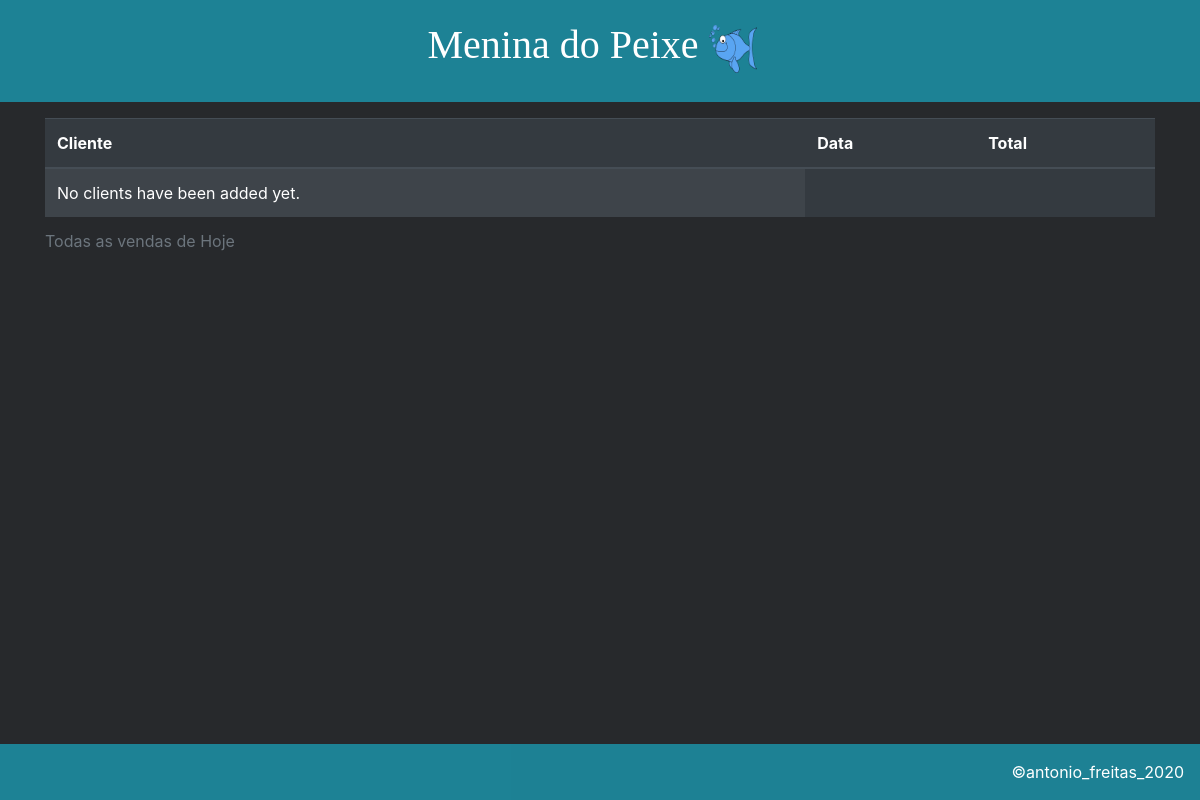
The app's page /dblists/td_sales/27/1/ (signed in), older data.
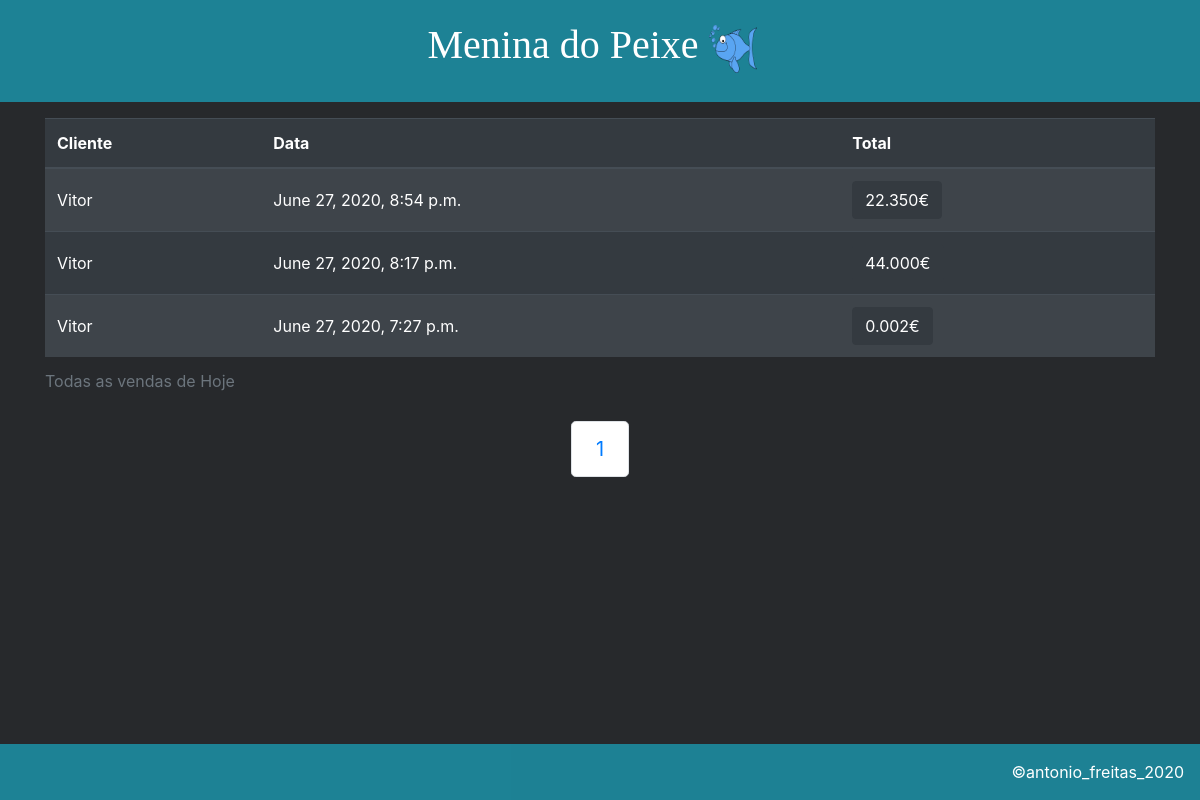
The same page, newer data.
### mdpapp/models.py (models this page shows, shortened)
class Sale(models.Model):
    id=models.AutoField(primary_key=True)
    sale_date=models.DateTimeField("Data da Venda", auto_now_add=True)
    client=models.ForeignKey(Client, on_delete=models.PROTECT, verbose_name="Clientes")
    sale_note=models.CharField("Observações", max_length=200, null=True)
    sale_total=models.DecimalField(max_digits=10,decimal_places=3)

class Client(models.Model):
    client_name=models.CharField("Nome", max_length=200, unique=True)
    client_address=models.CharField("Endereço", max_length=200)
    client_contact=models.CharField("Contacto", max_length=200)
    client_email=models.EmailField("Email", max_length=200, null=True)
    client_note=models.CharField("Observações", max_length=200)
    client_date_added=models.DateTimeField("Data Adicionado", auto_now_add=True)
    owner=models.ForeignKey(User, on_delete=models.PROTECT)
    def __str__(self):
        return self.client_name

### mdpapp/views.py (the view)
# urls.py: path('dblists/td_sales/<int:dia>/<int:page>/', views.todays_sales, name='td_sales'),
@login_required
def todays_sales(request, dia, page):
    today=dia
    todaysales = Sale.objects.order_by('-sale_date').filter(sale_date__day=today)
    bunches=math.ceil(len(todaysales)/5)
    end=5*page
    start=end-5
    todaysales=todaysales[start:end]
    context = {'todaysales': todaysales, 'today':today, 'range':range(1,bunches+1)}
    return render(request, 'mdpapp/allsalestoday.html', context)

### mdpapp/templates/mdpapp/allsalestoday.html
{% extends "mdpapp/base.html" %}
{% block content %}
    <div class="container">
        <table class="table table-striped table-dark">
            <caption>
                Todas as vendas de Hoje
            </caption>
            <thead>
                <tr>
                    <th>Cliente</th>
                    <th>Data</th>
                    <th>Total</th>
                </tr>
            </thead>
            <tbody>
                {% for sale in todaysales %}
                <tr>
                    <td style="vertical-align: middle;">
                        {{ sale.client }}
                    </td>
                    <td style="vertical-align: middle;">
                        {{ sale.sale_date }}
                    </td>
                    <td>
                        <a href="{% url 'sale' sale.id %}">
                            <button type="button" class="btn btn-dark">
                                {{ sale.sale_total }}€
                            </button>
                        </a>
                    </td>
                </tr>
                {% empty %}
                <tr>
                    <td>No clients have been added yet.</td>
                </tr>
                {% endfor %}
            </tbody>
        </table>
        <nav aria-label="Page navigation example">
            <ul class="pagination pagination-lg justify-content-center">
                {% for i in range %}
              <li class="page-item"><a class="page-link" href="{% url 'td_sales' today i %}">{{i}}</a></li>
              {% endfor %}
            </ul>
        </nav>
    </div>
{% endblock content %}

Row changes from the older to the newer data that the page shows:
added Sale: client "Vitor", sale_date "June 27, 2020, 8:54 p.m.", sale_total "22.350"
added Sale: client "Vitor", sale_date "June 27, 2020, 8:17 p.m.", sale_total "44.000"
added Sale: client "Vitor", sale_date "June 27, 2020, 7:27 p.m.", sale_total "0.002"
Text that changed along with them:
new list line: "1"
text no longer shown: "No clients have been added yet."
